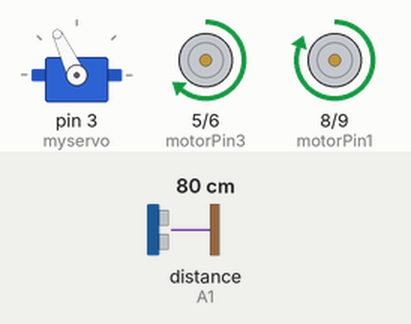
Recording of a sketch running on a simulated Arduino Uno, built with avr-gcc and run on an emulated ATmega328P. Shown: servo, motor-driver pin pairs drawn as motors (green arrow = first pin HIGH = forward, orange = second pin HIGH = backward, longer = more drive). The inputs (shaded band) are chosen by the test bench; at power-on: distance to the obstacle (sensor on A1) 80 cm. The echo pulse lasts 58.3 µs per cm.

Above: at 3.9 s.
4.0 s: distance to the obstacle (sensor on A1) set to 17 cm
5.5 s: distance to the obstacle (sensor on A1) set to 13 cm
At 6.4 s:
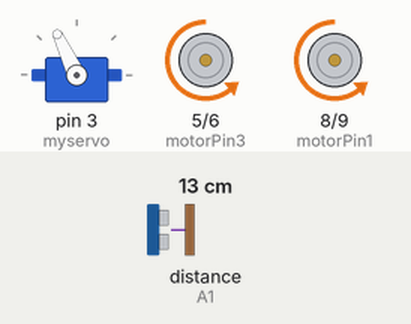
8.5 s: distance to the obstacle (sensor on A1) set to 18 cm
At 8.66 s:
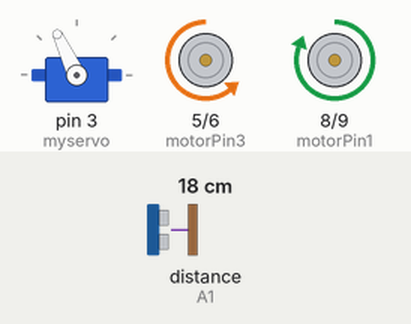
10.3 s: distance to the obstacle (sensor on A1) set to 2 cm
At 12.1 s:
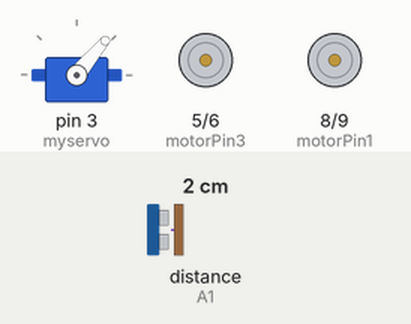
13.3 s: distance to the obstacle (sensor on A1) set to 35 cm
At 13.67 s:
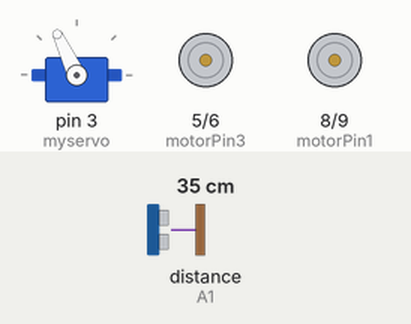
Timing chart, 0 to 16.2 s (numbered marks = the images above; inputs shaded):
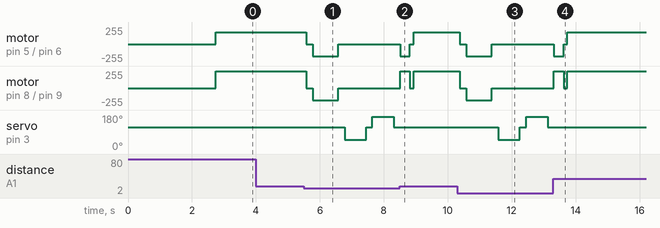

The sketch:

Carro_evasor.ino
```cpp
#include <NewPing.h>
#include <Servo.h>

#define TRIG_PIN A0
#define ECHO_PIN A1
#define MAX_DISTANCE 200
NewPing sonar(TRIG_PIN, ECHO_PIN, MAX_DISTANCE);
Servo myservo;

int motorPin1 = 8;
int motorPin2 = 9;
int motorPin3 = 5;
int motorPin4 = 6;

int distance = 100;

void setup() {
  myservo.attach(3);
  myservo.write(115);
  delay(2000);
  initializeDistances();
}

void loop() {
  int distanceR = 0;
  int distanceL = 0;
  delay(40);

  if (distance <= 15) {
    stop();
    delay(200);
    moveBackward();
    delay(800);

    stop();
    delay(200);
    distanceR = lookRight();
    delay(200);
    distanceL = lookLeft();
    delay(200);

    if (distanceR >= distanceL) {
      turnRight();
      stop();
    } else {
      turnLeft();
      stop();
    }

  } else {
    moveForward();
  }
  distance = readPing();
}

void initializeDistances() {
  for (int i = 0; i < 4; ++i) {
    distance = readPing();
    delay(100);
  }
}

int lookRight() {
  myservo.write(50);
  delay(500);
  int distance = readPing();
  delay(100);
  myservo.write(115);
  return distance;
}

int lookLeft() {
  myservo.write(170);
  delay(500);
  int distance = readPing();
  delay(100);
  myservo.write(115);
  return distance;
}

int readPing() {
  delay(70);
  int cm = sonar.ping_cm();
  if (cm == 0) {
    cm = 250;
  }
  return cm;
}

void stop() {
  analogWrite(motorPin1, 0);
  analogWrite(motorPin2, 0);
  analogWrite(motorPin3, 0);
  analogWrite(motorPin4, 0);
}

void moveForward() {
  analogWrite(motorPin1, 180);
  analogWrite(motorPin2, 0);
  analogWrite(motorPin3, 180);
  analogWrite(motorPin4, 0);
}

void moveBackward() {
  analogWrite(motorPin1, 0);
  analogWrite(motorPin2, 180);
  analogWrite(motorPin3, 0);
  analogWrite(motorPin4, 180);
}

void turnRight() {
  analogWrite(motorPin1, 180);
  analogWrite(motorPin2, 0);
  analogWrite(motorPin3, 0);
  analogWrite(motorPin4, 180);
  delay(300);
  moveForward();
}

void turnLeft() {
  analogWrite(motorPin1, 0);
  analogWrite(motorPin2, 180);
  analogWrite(motorPin3, 180);
  analogWrite(motorPin4, 0);
  delay(300);
  moveForward();
}
```

Measured:
- the behaviour switches between 16 and 15 cm on distance to the obstacle (sensor on A1) (found by bisection; images 0 and 1)
- after the input at 4.0 s, every drawn part: stays the same
- after the input at 5.5 s, motor on pin 5 (motorPin3) / pin 6 (motorPin4): forward 180/255 → stopped after 0.07 s, → backward 180/255 0.20 s later, → stopped 0.80 s later; motor on pin 8 (motorPin1) / pin 9 (motorPin2): forward 255/255 → stopped after 0.07 s, → backward 180/255 0.20 s later, → stopped 0.80 s later
- after the input at 8.5 s, servo on pin 3 (myservo): stays 115° (without the input it goes to 50° after 1.6 s)
- after the input at 10.3 s, motor on pin 5 (motorPin3) / pin 6 (motorPin4): forward 180/255 → stopped after 0.08 s, → backward 180/255 0.20 s later, → stopped 0.80 s later; motor on pin 8 (motorPin1) / pin 9 (motorPin2): forward 255/255 → stopped after 0.08 s, → backward 180/255 0.20 s later, → stopped 0.80 s later
- after the input at 13.3 s, servo on pin 3 (myservo): stays 115° (without the input it goes to 50° after 1.6 s)
